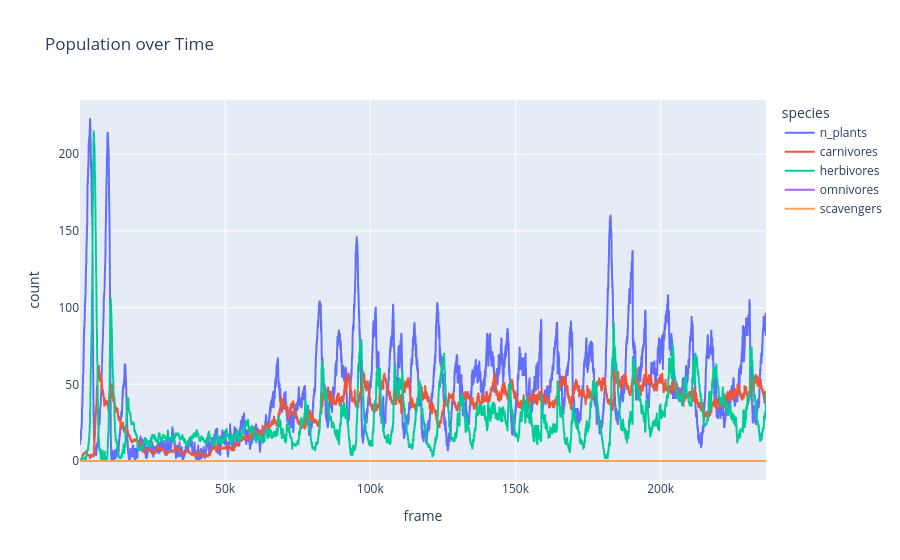

Notebook cell for this chart:
### Code cell
fig = px.line(
    df[["n_plants", "carnivores", "herbivores", "omnivores", "scavengers"]],
    title="Population over Time",
    labels={"index": "frame", "value": "count", "variable": "species"},
)
fig.show()

### Figure 1 — Plotly figure (JSON) as saved in the notebook; plotly's stock layout.template omitted (floating-point values rounded to 4 significant figures; data arrays with more than 128 entries replaced by an {"elided": "..."} marker saying what was removed)
{"data": [{"hovertemplate": "species=n_plants<br>frame=%{x}<br>count=%{y}<extra></extra>", "legendgroup": "n_plants", "line": {"color": "#636efa", "dash": "solid"}, "marker": {"symbol": "circle"}, "mode": "lines", "name": "n_plants", "showlegend": true, "type": "scattergl", "x": {"elided": "31804 int values"}, "xaxis": "x", "y": {"elided": "31804 int values"}, "yaxis": "y"}, {"hovertemplate": "species=carnivores<br>frame=%{x}<br>count=%{y}<extra></extra>", "legendgroup": "carnivores", "line": {"color": "#EF553B", "dash": "solid"}, "marker": {"symbol": "circle"}, "mode": "lines", "name": "carnivores", "showlegend": true, "type": "scattergl", "x": {"elided": "31804 int values"}, "xaxis": "x", "y": {"elided": "31804 int values"}, "yaxis": "y"}, {"hovertemplate": "species=herbivores<br>frame=%{x}<br>count=%{y}<extra></extra>", "legendgroup": "herbivores", "line": {"color": "#00cc96", "dash": "solid"}, "marker": {"symbol": "circle"}, "mode": "lines", "name": "herbivores", "showlegend": true, "type": "scattergl", "x": {"elided": "31804 int values"}, "xaxis": "x", "y": {"elided": "31804 int values"}, "yaxis": "y"}, {"hovertemplate": "species=omnivores<br>frame=%{x}<br>count=%{y}<extra></extra>", "legendgroup": "omnivores", "line": {"color": "#ab63fa", "dash": "solid"}, "marker": {"symbol": "circle"}, "mode": "lines", "name": "omnivores", "showlegend": true, "type": "scattergl", "x": {"elided": "31804 int values"}, "xaxis": "x", "y": {"elided": "31804 int values"}, "yaxis": "y"}, {"hovertemplate": "species=scavengers<br>frame=%{x}<br>count=%{y}<extra></extra>", "legendgroup": "scavengers", "line": {"color": "#FFA15A", "dash": "solid"}, "marker": {"symbol": "circle"}, "mode": "lines", "name": "scavengers", "showlegend": true, "type": "scattergl", "x": {"elided": "31804 int values"}, "xaxis": "x", "y": {"elided": "31804 int values"}, "yaxis": "y"}], "layout": {"legend": {"title": {"text": "species"}, "tracegroupgap": 0}, "title": {"text": "Population over Time"}, "xaxis": {"anchor": "y", "domain": [0, 1], "title": {"text": "frame"}}, "yaxis": {"anchor": "x", "domain": [0, 1], "title": {"text": "count"}}}}
